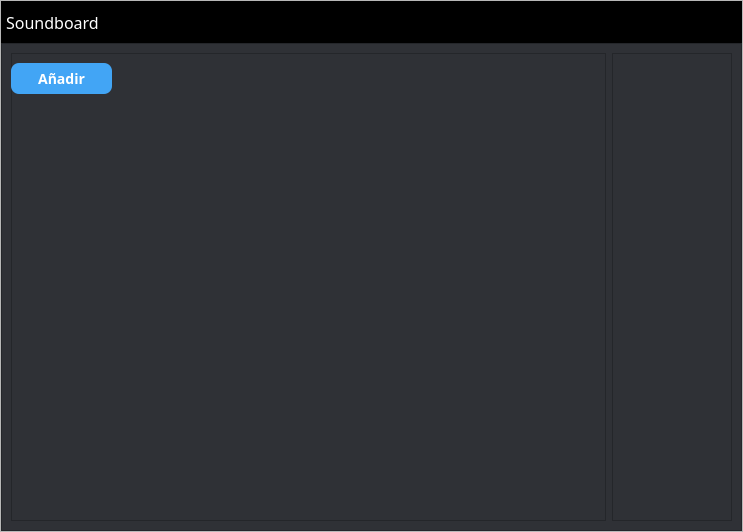
<?xml version="1.0" encoding="UTF-8"?>
<ui version="4.0">
 <class>MainWindow</class>
 <widget class="QMainWindow" name="MainWindow">
  <property name="geometry">
   <rect>
    <x>0</x>
    <y>0</y>
    <width>743</width>
    <height>532</height>
   </rect>
  </property>
  <property name="windowTitle">
   <string>MainWindow</string>
  </property>
  <widget class="QWidget" name="centralwidget">
   <layout class="QVBoxLayout" name="verticalLayout">
    <property name="spacing">
     <number>0</number>
    </property>
    <property name="leftMargin">
     <number>0</number>
    </property>
    <property name="topMargin">
     <number>0</number>
    </property>
    <property name="rightMargin">
     <number>0</number>
    </property>
    <property name="bottomMargin">
     <number>0</number>
    </property>
    <item>
     <widget class="QFrame" name="frame">
      <property name="frameShape">
       <enum>QFrame::StyledPanel</enum>
      </property>
      <property name="frameShadow">
       <enum>QFrame::Raised</enum>
      </property>
      <layout class="QVBoxLayout" name="verticalLayout_2" stretch="1,0">
       <property name="spacing">
        <number>0</number>
       </property>
       <property name="leftMargin">
        <number>0</number>
       </property>
       <property name="topMargin">
        <number>0</number>
       </property>
       <property name="rightMargin">
        <number>0</number>
       </property>
       <property name="bottomMargin">
        <number>0</number>
       </property>
       <item>
        <widget class="QFrame" name="Barra_Principal">
         <property name="maximumSize">
          <size>
           <width>16777215</width>
           <height>42</height>
          </size>
         </property>
         <property name="styleSheet">
          <string notr="true">QFrame{
background-color: rgb(0, 0, 0);
}

QPushButton{
background-color: rgb(0, 0, 0);
border-radius :20px;
}

QPushButton:hover{
background-color: #2f3136;
border-radius:100%;
}</string>
         </property>
         <property name="frameShape">
          <enum>QFrame::StyledPanel</enum>
         </property>
         <property name="frameShadow">
          <enum>QFrame::Raised</enum>
         </property>
         <layout class="QHBoxLayout" name="horizontalLayout">
          <property name="spacing">
           <number>5</number>
          </property>
          <property name="leftMargin">
           <number>0</number>
          </property>
          <property name="topMargin">
           <number>0</number>
          </property>
          <property name="rightMargin">
           <number>0</number>
          </property>
          <property name="bottomMargin">
           <number>0</number>
          </property>
          <item>
           <widget class="QLabel" name="label">
            <property name="font">
             <font>
              <family>Segoe UI Light</family>
              <pointsize>12</pointsize>
             </font>
            </property>
            <property name="styleSheet">
             <string notr="true">color: rgb(255, 255, 255);</string>
            </property>
            <property name="text">
             <string> Soundboard</string>
            </property>
           </widget>
          </item>
          <item>
           <spacer name="horizontalSpacer">
            <property name="orientation">
             <enum>Qt::Horizontal</enum>
            </property>
            <property name="sizeHint" stdset="0">
             <size>
              <width>601</width>
              <height>17</height>
             </size>
            </property>
           </spacer>
          </item>
          <item>
           <widget class="QPushButton" name="pushButton_3">
            <property name="minimumSize">
             <size>
              <width>40</width>
              <height>40</height>
             </size>
            </property>
            <property name="styleSheet">
             <string notr="true"/>
            </property>
            <property name="text">
             <string/>
            </property>
            <property name="icon">
             <iconset>
              <normaloff>Images/minimize.png</normaloff>Images/minimize.png</iconset>
            </property>
           </widget>
          </item>
          <item>
           <widget class="QPushButton" name="pushButton">
            <property name="minimumSize">
             <size>
              <width>40</width>
              <height>40</height>
             </size>
            </property>
            <property name="styleSheet">
             <string notr="true"/>
            </property>
            <property name="text">
             <string/>
            </property>
            <property name="icon">
             <iconset>
              <normaloff>Images/maximize.png</normaloff>Images/maximize.png</iconset>
            </property>
           </widget>
          </item>
          <item>
           <widget class="QPushButton" name="pushButton_2">
            <property name="minimumSize">
             <size>
              <width>40</width>
              <height>40</height>
             </size>
            </property>
            <property name="styleSheet">
             <string notr="true"/>
            </property>
            <property name="text">
             <string/>
            </property>
            <property name="icon">
             <iconset>
              <normaloff>Images/Close.png</normaloff>Images/Close.png</iconset>
            </property>
           </widget>
          </item>
         </layout>
        </widget>
       </item>
       <item>
        <widget class="QFrame" name="Contenido">
         <property name="font">
          <font>
           <family>Segoe UI Light</family>
          </font>
         </property>
         <property name="styleSheet">
          <string notr="true">background-color: rgb(47, 49, 54);</string>
         </property>
         <property name="frameShape">
          <enum>QFrame::StyledPanel</enum>
         </property>
         <property name="frameShadow">
          <enum>QFrame::Raised</enum>
         </property>
         <layout class="QHBoxLayout" name="horizontalLayout_2">
          <item>
           <widget class="QFrame" name="frame_2">
            <property name="styleSheet">
             <string notr="true">QPushButton {
    background-color: #42A5F5; 
    color: white; 
    border: none; 
    border-radius: 8px;
    padding: 8px 16px; 
    font-size: 14px; 
    font-weight: bold;
}

QPushButton:hover {
    background-color: #1E88E5; 
}

QPushButton:pressed {
    background-color: #1565C0; 
}</string>
            </property>
            <property name="frameShape">
             <enum>QFrame::StyledPanel</enum>
            </property>
            <property name="frameShadow">
             <enum>QFrame::Raised</enum>
            </property>
            <widget class="QPushButton" name="pushButton_4">
             <property name="geometry">
              <rect>
               <x>0</x>
               <y>10</y>
               <width>101</width>
               <height>31</height>
              </rect>
             </property>
             <property name="font">
              <font>
               <family>Bahnschrift Light SemiCondensed</family>
               <pointsize>-1</pointsize>
               <bold>true</bold>
               <kerning>true</kerning>
              </font>
             </property>
             <property name="text">
              <string>Añadir</string>
             </property>
             <property name="flat">
              <bool>false</bool>
             </property>
            </widget>
           </widget>
          </item>
          <item>
           <widget class="QFrame" name="frame_3">
            <property name="maximumSize">
             <size>
              <width>120</width>
              <height>16777215</height>
             </size>
            </property>
            <property name="frameShape">
             <enum>QFrame::StyledPanel</enum>
            </property>
            <property name="frameShadow">
             <enum>QFrame::Raised</enum>
            </property>
           </widget>
          </item>
         </layout>
        </widget>
       </item>
      </layout>
     </widget>
    </item>
   </layout>
  </widget>
 </widget>
 <resources/>
 <connections/>
</ui>
